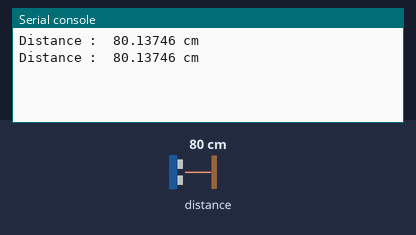
Bench run of a program on a simulated ESP32 board running MicroPython. Shown: the last lines printed to the serial console. Inputs (shaded band) come from the test bench; at power-on: distance to the obstacle 80 cm. The echo pulse lasts 58.3 µs per cm; library files of the repository ran but are not shown: hcsr04.py.

Above: at 1.2 s.
1.3 s: distance to the obstacle set to 2 cm
At 2.6 s:
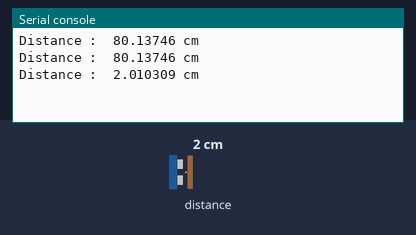
2.8 s: distance to the obstacle set to 4 cm
At 3.8 s:
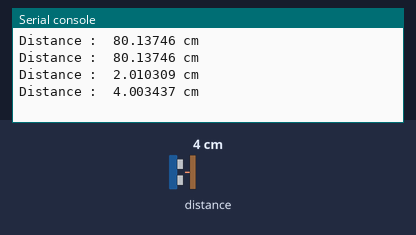
Timing chart, 0 to 5.8 s (numbered marks = the images above; inputs shaded):
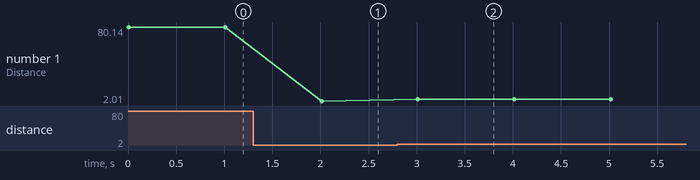

The program:

ultra32.py
```python
from hcsr04 import HCSR04
import time

sensor = HCSR04(trigger_pin=16, echo_pin =0, echo_timeout_us=10000)

while 1:
    try:
        distance = sensor.distance_cm()
        print('Distance : ',distance, 'cm')
        time.sleep(1)
    except OSError as ex:
        print('ERROR getting distance:', ex)
```

Measured:
- after the input at 1.3 s, the serial console: prints a new line after 0.71 s (image 1)
- after the input at 2.8 s, the serial console: prints a new line after 0.21 s (image 2)
- plotted number 1: 80.14 → 2.01 after the input at 1.3 s, 2.01 → 4 after the input at 2.8 s
